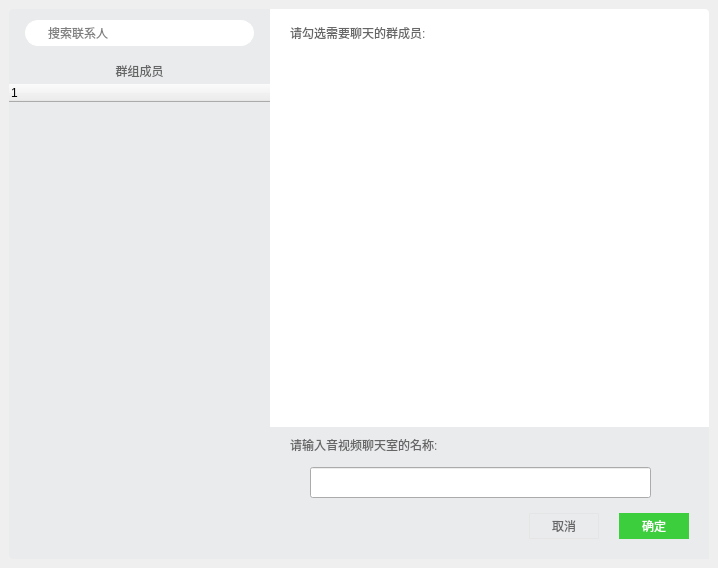
<?xml version="1.0" encoding="UTF-8"?>
<ui version="4.0">
 <class>SelGroupMember</class>
 <widget class="QWidget" name="SelGroupMember">
  <property name="geometry">
   <rect>
    <x>0</x>
    <y>0</y>
    <width>718</width>
    <height>568</height>
   </rect>
  </property>
  <property name="windowTitle">
   <string>SelGroupMember</string>
  </property>
  <property name="styleSheet">
   <string notr="true">QWidget{
    font-family:微软雅黑;
}
QWidget#leftPanel{
    background-color:#EAEBED;
	border-bottom-left-radius: 4px;
	border-top-left-radius: 4px;
}
QWidget#rightPanel{
	border-bottom-right-radius: 4px;
	border-top-right-radius: 4px;	
    background-color:#FFFFFF;
}
QTreeWidget,QListWidget{
    border:none;
    background-color:#00000000;
}
QTreeWidget::branch{
	border-image:none;
	image:none;
}

QLineEdit#searchEdit{
    padding-left:20px;
    border:1px solid #FFFFFF;
    border-radius: 13px;
}

QLabel{
    color:#666666;
}

QPushButton#ok{
	 border-radius: 0px;
    color:#FFFFFF;
    background-color:#3DCE3D;
}
QPushButton#ok:disabled{
    background-color:#9DE69D;
}
QPushButton#ok:hover{
    background-color:#38C738;
}
QPushButton#ok:pressed{
    background-color:#2FB82F;
}

QPushButton#cancle{
    color:#666666;
    border:1px solid #E5E5E5;
}
QPushButton#cancle:hover{
    background-color:#f5f5f5;
}
QPushButton#cancle:pressed,#edit:pressed{
    background-color:#EBEBEB;
}

QPushButton#close{
	height:27px;
	width:30px;
	background:#00000000;
	border-image: url(:/Images/close_normal.png); 
}
QPushButton#close:hover{
	background:#F25561;
	border-image: url(:/Images/close_hover.png);  
}
QPushButton#close:pressed{
	background:#E74450;
	border-image: url(:/Images/close_hover.png);  
}



QPushButton#tabFriend,#tabDeps{
	height:27px;
	background:#00000000;
	border:none;
	color:#666666;
}

QPushButton#tabFriend:checked,#tabDeps:checked{
	border:none;
	color:#FFFFFF;
    background-color:#3DCE3D;
}
QWidget#widget,QWidget#widget_3
{
	border:none;
	color:#FFFFFF;
    background-color:#EAEBED;
}</string>
  </property>
  <layout class="QVBoxLayout" name="verticalLayout_10">
   <property name="spacing">
    <number>0</number>
   </property>
   <property name="leftMargin">
    <number>0</number>
   </property>
   <property name="topMargin">
    <number>0</number>
   </property>
   <property name="rightMargin">
    <number>0</number>
   </property>
   <property name="bottomMargin">
    <number>0</number>
   </property>
   <item>
    <widget class="QWidget" name="shadowbg" native="true">
     <layout class="QHBoxLayout" name="horizontalLayout_4">
      <property name="spacing">
       <number>0</number>
      </property>
      <property name="leftMargin">
       <number>8</number>
      </property>
      <property name="topMargin">
       <number>8</number>
      </property>
      <property name="rightMargin">
       <number>8</number>
      </property>
      <property name="bottomMargin">
       <number>8</number>
      </property>
      <item>
       <widget class="QWidget" name="shadowinnerbg" native="true">
        <layout class="QHBoxLayout" name="horizontalLayout">
         <property name="spacing">
          <number>0</number>
         </property>
         <property name="leftMargin">
          <number>1</number>
         </property>
         <property name="topMargin">
          <number>1</number>
         </property>
         <property name="rightMargin">
          <number>1</number>
         </property>
         <property name="bottomMargin">
          <number>1</number>
         </property>
         <item>
          <widget class="QSplitter" name="splitter">
           <property name="enabled">
            <bool>true</bool>
           </property>
           <property name="minimumSize">
            <size>
             <width>700</width>
             <height>550</height>
            </size>
           </property>
           <property name="maximumSize">
            <size>
             <width>16777215</width>
             <height>16777215</height>
            </size>
           </property>
           <property name="orientation">
            <enum>Qt::Horizontal</enum>
           </property>
           <property name="opaqueResize">
            <bool>false</bool>
           </property>
           <property name="handleWidth">
            <number>0</number>
           </property>
           <property name="childrenCollapsible">
            <bool>false</bool>
           </property>
           <widget class="QWidget" name="leftPanel" native="true">
            <property name="enabled">
             <bool>true</bool>
            </property>
            <property name="minimumSize">
             <size>
              <width>261</width>
              <height>0</height>
             </size>
            </property>
            <property name="maximumSize">
             <size>
              <width>261</width>
              <height>16777215</height>
             </size>
            </property>
            <layout class="QVBoxLayout" name="verticalLayout_3">
             <property name="spacing">
              <number>0</number>
             </property>
             <property name="leftMargin">
              <number>0</number>
             </property>
             <property name="topMargin">
              <number>0</number>
             </property>
             <property name="rightMargin">
              <number>0</number>
             </property>
             <property name="bottomMargin">
              <number>0</number>
             </property>
             <item>
              <widget class="QWidget" name="widget_5" native="true">
               <property name="minimumSize">
                <size>
                 <width>0</width>
                 <height>48</height>
                </size>
               </property>
               <property name="maximumSize">
                <size>
                 <width>16777215</width>
                 <height>48</height>
                </size>
               </property>
               <layout class="QVBoxLayout" name="verticalLayout_5">
                <property name="spacing">
                 <number>0</number>
                </property>
                <property name="leftMargin">
                 <number>16</number>
                </property>
                <property name="topMargin">
                 <number>0</number>
                </property>
                <property name="rightMargin">
                 <number>16</number>
                </property>
                <property name="bottomMargin">
                 <number>0</number>
                </property>
                <item>
                 <widget class="QLineEdit" name="searchEdit">
                  <property name="minimumSize">
                   <size>
                    <width>0</width>
                    <height>26</height>
                   </size>
                  </property>
                  <property name="text">
                   <string/>
                  </property>
                  <property name="placeholderText">
                   <string>搜索联系人</string>
                  </property>
                 </widget>
                </item>
               </layout>
              </widget>
             </item>
             <item>
              <widget class="QWidget" name="tabhodler" native="true">
               <layout class="QVBoxLayout" name="verticalLayout_9">
                <property name="spacing">
                 <number>0</number>
                </property>
                <property name="leftMargin">
                 <number>0</number>
                </property>
                <property name="topMargin">
                 <number>0</number>
                </property>
                <property name="rightMargin">
                 <number>0</number>
                </property>
                <property name="bottomMargin">
                 <number>0</number>
                </property>
                <item>
                 <widget class="QPushButton" name="tabDeps">
                  <property name="text">
                   <string>群组成员</string>
                  </property>
                  <property name="checkable">
                   <bool>false</bool>
                  </property>
                  <property name="checked">
                   <bool>false</bool>
                  </property>
                  <property name="autoExclusive">
                   <bool>false</bool>
                  </property>
                  <property name="flat">
                   <bool>true</bool>
                  </property>
                 </widget>
                </item>
               </layout>
              </widget>
             </item>
             <item>
              <widget class="QStackedWidget" name="stackedWidget">
               <property name="currentIndex">
                <number>0</number>
               </property>
               <widget class="QWidget" name="memberpage">
                <layout class="QVBoxLayout" name="verticalLayout_6">
                 <property name="spacing">
                  <number>0</number>
                 </property>
                 <property name="leftMargin">
                  <number>0</number>
                 </property>
                 <property name="topMargin">
                  <number>0</number>
                 </property>
                 <property name="rightMargin">
                  <number>0</number>
                 </property>
                 <property name="bottomMargin">
                  <number>0</number>
                 </property>
                 <item>
                  <widget class="SlidingStackedWidget" name="memberstack">
                   <property name="currentIndex">
                    <number>0</number>
                   </property>
                   <widget class="QWidget" name="jiagoupage">
                    <layout class="QVBoxLayout" name="verticalLayout_8">
                     <property name="spacing">
                      <number>0</number>
                     </property>
                     <property name="leftMargin">
                      <number>0</number>
                     </property>
                     <property name="topMargin">
                      <number>0</number>
                     </property>
                     <property name="rightMargin">
                      <number>0</number>
                     </property>
                     <property name="bottomMargin">
                      <number>0</number>
                     </property>
                     <item>
                      <widget class="QTreeWidget" name="jiagouTreeWidget">
                       <property name="minimumSize">
                        <size>
                         <width>10</width>
                         <height>10</height>
                        </size>
                       </property>
                       <column>
                        <property name="text">
                         <string notr="true">1</string>
                        </property>
                       </column>
                      </widget>
                     </item>
                    </layout>
                   </widget>
                   <widget class="QWidget" name="friendPage">
                    <layout class="QVBoxLayout" name="verticalLayout_7">
                     <property name="spacing">
                      <number>0</number>
                     </property>
                     <property name="leftMargin">
                      <number>0</number>
                     </property>
                     <property name="topMargin">
                      <number>0</number>
                     </property>
                     <property name="rightMargin">
                      <number>0</number>
                     </property>
                     <property name="bottomMargin">
                      <number>0</number>
                     </property>
                     <item>
                      <widget class="QTreeWidget" name="friendList">
                       <column>
                        <property name="text">
                         <string notr="true">1</string>
                        </property>
                       </column>
                      </widget>
                     </item>
                    </layout>
                   </widget>
                  </widget>
                 </item>
                </layout>
               </widget>
               <widget class="QWidget" name="searchpage">
                <layout class="QVBoxLayout" name="verticalLayout">
                 <property name="spacing">
                  <number>0</number>
                 </property>
                 <property name="leftMargin">
                  <number>0</number>
                 </property>
                 <property name="topMargin">
                  <number>0</number>
                 </property>
                 <property name="rightMargin">
                  <number>0</number>
                 </property>
                 <property name="bottomMargin">
                  <number>0</number>
                 </property>
                 <item>
                  <widget class="QTreeWidget" name="searchTreeWidget">
                   <column>
                    <property name="text">
                     <string notr="true">1</string>
                    </property>
                   </column>
                  </widget>
                 </item>
                </layout>
               </widget>
              </widget>
             </item>
            </layout>
           </widget>
           <widget class="QWidget" name="rightPanel" native="true">
            <property name="maximumSize">
             <size>
              <width>16777215</width>
              <height>16777215</height>
             </size>
            </property>
            <layout class="QVBoxLayout" name="verticalLayout_4">
             <property name="spacing">
              <number>0</number>
             </property>
             <property name="leftMargin">
              <number>0</number>
             </property>
             <property name="topMargin">
              <number>0</number>
             </property>
             <property name="rightMargin">
              <number>0</number>
             </property>
             <property name="bottomMargin">
              <number>0</number>
             </property>
             <item>
              <widget class="QWidget" name="widget_6" native="true">
               <property name="minimumSize">
                <size>
                 <width>0</width>
                 <height>48</height>
                </size>
               </property>
               <property name="maximumSize">
                <size>
                 <width>16777215</width>
                 <height>48</height>
                </size>
               </property>
               <layout class="QHBoxLayout" name="horizontalLayout_2">
                <property name="spacing">
                 <number>0</number>
                </property>
                <property name="leftMargin">
                 <number>20</number>
                </property>
                <property name="topMargin">
                 <number>0</number>
                </property>
                <property name="rightMargin">
                 <number>0</number>
                </property>
                <property name="bottomMargin">
                 <number>0</number>
                </property>
                <item>
                 <widget class="QLabel" name="headcount">
                  <property name="minimumSize">
                   <size>
                    <width>0</width>
                    <height>0</height>
                   </size>
                  </property>
                  <property name="maximumSize">
                   <size>
                    <width>16777215</width>
                    <height>16777215</height>
                   </size>
                  </property>
                  <property name="text">
                   <string>请勾选需要聊天的群成员:</string>
                  </property>
                  <property name="wordWrap">
                   <bool>false</bool>
                  </property>
                 </widget>
                </item>
                <item>
                 <spacer name="horizontalSpacer">
                  <property name="orientation">
                   <enum>Qt::Horizontal</enum>
                  </property>
                  <property name="sizeHint" stdset="0">
                   <size>
                    <width>40</width>
                    <height>20</height>
                   </size>
                  </property>
                 </spacer>
                </item>
                <item>
                 <widget class="QWidget" name="widget_2" native="true">
                  <layout class="QVBoxLayout" name="verticalLayout_2">
                   <property name="spacing">
                    <number>0</number>
                   </property>
                   <property name="leftMargin">
                    <number>0</number>
                   </property>
                   <property name="topMargin">
                    <number>0</number>
                   </property>
                   <property name="rightMargin">
                    <number>0</number>
                   </property>
                   <property name="bottomMargin">
                    <number>0</number>
                   </property>
                   <item>
                    <widget class="QPushButton" name="close">
                     <property name="text">
                      <string/>
                     </property>
                     <property name="flat">
                      <bool>true</bool>
                     </property>
                    </widget>
                   </item>
                   <item>
                    <spacer name="verticalSpacer">
                     <property name="orientation">
                      <enum>Qt::Vertical</enum>
                     </property>
                     <property name="sizeHint" stdset="0">
                      <size>
                       <width>20</width>
                       <height>40</height>
                      </size>
                     </property>
                    </spacer>
                   </item>
                  </layout>
                 </widget>
                </item>
               </layout>
              </widget>
             </item>
             <item>
              <widget class="QListWidget" name="listWidget"/>
             </item>
             <item>
              <widget class="QWidget" name="widget" native="true">
               <property name="minimumSize">
                <size>
                 <width>0</width>
                 <height>86</height>
                </size>
               </property>
               <property name="maximumSize">
                <size>
                 <width>16777215</width>
                 <height>86</height>
                </size>
               </property>
               <widget class="QLabel" name="label">
                <property name="geometry">
                 <rect>
                  <x>20</x>
                  <y>10</y>
                  <width>161</width>
                  <height>16</height>
                 </rect>
                </property>
                <property name="text">
                 <string>请输入音视频聊天室的名称:</string>
                </property>
               </widget>
               <widget class="QLineEdit" name="lineEdit">
                <property name="geometry">
                 <rect>
                  <x>40</x>
                  <y>40</y>
                  <width>341</width>
                  <height>31</height>
                 </rect>
                </property>
               </widget>
              </widget>
             </item>
             <item>
              <widget class="QWidget" name="widget_3" native="true">
               <property name="styleSheet">
                <string notr="true"/>
               </property>
               <layout class="QHBoxLayout" name="horizontalLayout_3">
                <property name="spacing">
                 <number>20</number>
                </property>
                <property name="leftMargin">
                 <number>10</number>
                </property>
                <property name="topMargin">
                 <number>0</number>
                </property>
                <property name="rightMargin">
                 <number>20</number>
                </property>
                <property name="bottomMargin">
                 <number>20</number>
                </property>
                <item>
                 <spacer name="horizontalSpacer_2">
                  <property name="orientation">
                   <enum>Qt::Horizontal</enum>
                  </property>
                  <property name="sizeHint" stdset="0">
                   <size>
                    <width>40</width>
                    <height>20</height>
                   </size>
                  </property>
                 </spacer>
                </item>
                <item>
                 <widget class="QPushButton" name="cancle">
                  <property name="minimumSize">
                   <size>
                    <width>70</width>
                    <height>26</height>
                   </size>
                  </property>
                  <property name="maximumSize">
                   <size>
                    <width>70</width>
                    <height>60</height>
                   </size>
                  </property>
                  <property name="text">
                   <string>取消</string>
                  </property>
                  <property name="flat">
                   <bool>true</bool>
                  </property>
                 </widget>
                </item>
                <item>
                 <widget class="QPushButton" name="ok">
                  <property name="minimumSize">
                   <size>
                    <width>70</width>
                    <height>26</height>
                   </size>
                  </property>
                  <property name="maximumSize">
                   <size>
                    <width>70</width>
                    <height>60</height>
                   </size>
                  </property>
                  <property name="text">
                   <string>确定</string>
                  </property>
                  <property name="flat">
                   <bool>true</bool>
                  </property>
                 </widget>
                </item>
               </layout>
              </widget>
             </item>
            </layout>
           </widget>
          </widget>
         </item>
        </layout>
       </widget>
      </item>
     </layout>
    </widget>
   </item>
  </layout>
 </widget>
 <layoutdefault spacing="6" margin="11"/>
 <customwidgets>
  <customwidget>
   <class>SlidingStackedWidget</class>
   <extends>QStackedWidget</extends>
   <header>slidingstackedwidget.h</header>
   <container>1</container>
  </customwidget>
 </customwidgets>
 <resources>
  <include location="localman.qrc"/>
 </resources>
 <connections/>
</ui>
